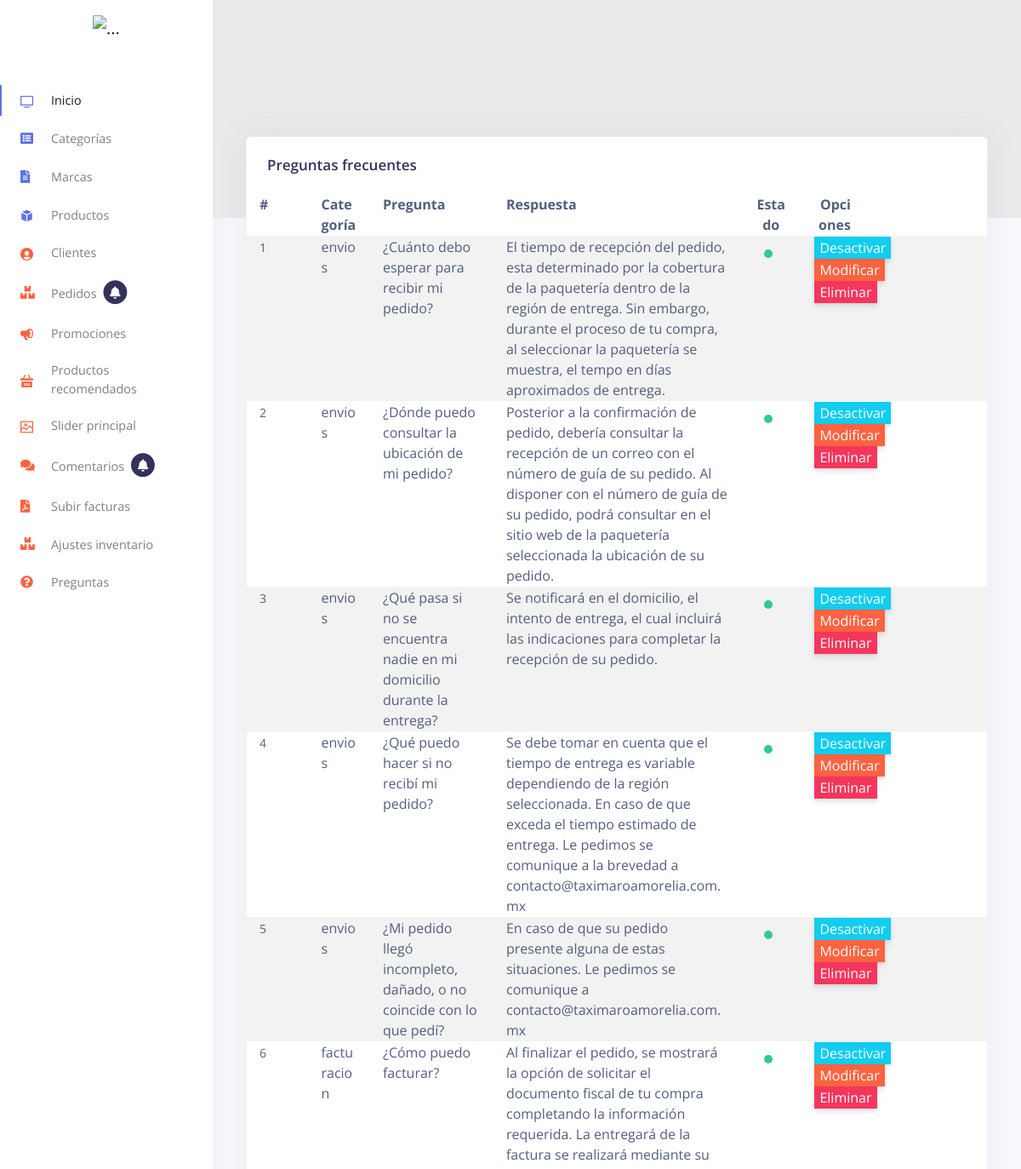
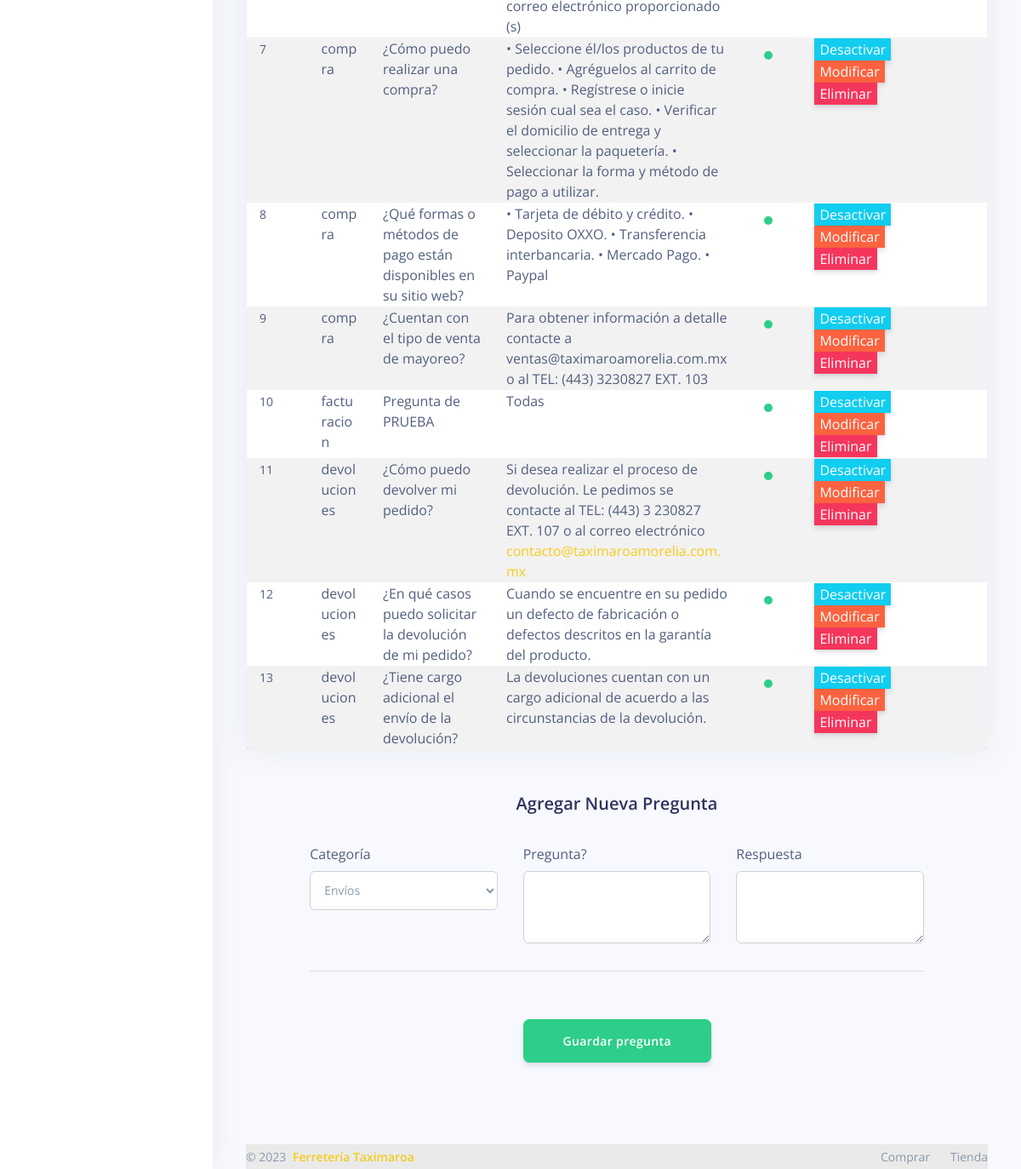
Page /preguntas.php on the committed database (2 pictures, top to bottom).
### tables this page shows
CREATE TABLE `preguntas_frecuentes` (
  `id` int(8) NOT NULL,
  `categoria` varchar(15) NOT NULL,
  `pregunta` varchar(100) NOT NULL,
  `respuesta` text NOT NULL,
  `estado` int(1) DEFAULT 1
);

### preguntas.php (the view, shortened to what this page needs)
<!DOCTYPE html>
<html lang="es">
<head>
  <link href="assets/js/plugins/nucleo/css/nucleo.css" rel="stylesheet" />
  <link href="assets/js/plugins/@fortawesome/fontawesome-free/css/all.min.css" rel="stylesheet" />
  <link href="assets/css/argon-dashboard.css?v=1.1.0" rel="stylesheet" />
  <link rel="stylesheet" href="assets/css/general.css">
  <link rel="stylesheet" href="https://cdnjs.cloudflare.com/ajax/libs/limonte-sweetalert2/6.6.5/sweetalert2.css">
</head>
<body class="">
<?php require_once "menu/izquierdo.php" ?>
  <div class="main-content">
   <?php
          require_once "db.php";
   $preguntas = $con->query("SELECT * FROM preguntas_frecuentes");
 ?>
    <div class="header bg-gradient-primary pb-8 pt-5 pt-md-8">
    </div>
    <div class="container-fluid mt--7">
      <div class="row">
        <div class="col">
          <div class="card shadow">
            <div class="card-header border-0">
              <h3 class="mb-0">Preguntas frecuentes</h3>
            </div>
            <div class="table-responsive">
              <table class="table-striped">
                <thead class="thead-light">
                  <tr class="d-flex">
                    <th class="col-md-1">#</th>
                    <th class="col-md-1">Categoría</th>
                    <th class="col-md-2">Pregunta</th>
                    <th class="col-md-4">Respuesta</th>
                    <th scope="col" class="text-center col-md-1">Estado</th>
                    <th class="text-right col-md-1" scope="col">Opciones</th>
                  </tr>
                </thead>
                <tbody>
                  <?php while($rowpreguntas = $preguntas->fetch_object()){ ?>
                  <tr class="d-flex">
                        <td class="col-md-1">
                          <span class="mb-0 text-sm"><?php echo $rowpreguntas->id ?></span>
                        </td>
                    <td class="col-md-1">
                     <?php echo $rowpreguntas->categoria ?>
                    </td>
                    <td class="col-md-2" style="word-wrap: break-word;">
                      <?php echo $rowpreguntas->pregunta ?>
                    </td>
                    <td class="col-md-4" style="word-wrap: break-word;">
                      <?php echo $rowpreguntas->respuesta ?>
                    </td>
                    <td class="text-center col-md-1">
                      <?php if ($rowpreguntas->estado==1) {
                        $estado = "success";
                      }else{
                        $estado="danger";
                      } ?>
                      <span class="badge badge-lg badge-dot"><i class="bg-<?php echo $estado ?>"></i></span>
                    </td>
                    <td class="text-right col-md-1">
                      <button class="btn-xs btn-info" onclick="descativarPromocion(<?php echo $rowpreguntas->id ?>); return false;">Desactivar</button>
                      <button class="btn-xs btn-warning" onclick="modalModificarPromocion('<?php echo $rowpreguntas->promocion ?>','<?php echo $rowpreguntas->url ?>','<?php echo $rowpreguntas->imagen ?>','<?php echo $rowpreguntas->id ?>'); return false;">Modificar</button>
                      <button class="btn-xs btn-danger" onclick="eliminarPromocion(<?php echo $rowpreguntas->id ?>); return false;">Eliminar</button>
                    </td>
                  </tr>
                <?php } ?>
                </tbody>
              </table>
            </div>
          </div>
        </div>
      </div>
      <div class="row">
            <div class="col-1"></div>
            <div class="col-10">
            <br><br>
            <h2 class="text-center">Agregar Nueva Pregunta</h2>
            <br>
              <form id="formpromocion" class="form-horizontal" enctype="multipart/form-data" method="post"  action="guardar.php" >
                <div class="form-inputs">
                  <div class="row">
                    <div class="col-md-4">
                      <label>Categoría</label>
                      <select name="categoria" class="form-control" id="">
                        <option value="envios">Envíos</option>
                      </select>
                    </div>
                    <div class="col-md-4">
                      <label>Pregunta?</label>
                      <textarea id="pregunta" name="pregunta" class="form-control" cols="30" rows="3"></textarea>
                    </div>
                    <div class="col-md-4">
                      <label>Respuesta</label>
                      <textarea id="respuesta" name="respuesta" class="form-control" cols="30" rows="3"></textarea>
                    </div>
                  </div>
                 <hr>
                </div>
                <br>
                <div class="row">
                  <div class="col-md-4"></div>
                <div class="col-md-4">
                  <button type="submit" class="btn btn-success btn-block btn-lg mb15" type="button" id="guardarCategoria">Guardar pregunta</button><br><br><br><br>
                </div>
                </div>
              </form>
          </div>
      </div>
      <?php require_once "footer.php" ?>
    </div>
  </div>
</body>
</html>

### rows in the picture
preguntas_frecuentes: id "1", categoria "envios", pregunta "¿Cuánto debo esperar para recibir mi pedido?", respuesta "El tiempo de recepción del pedido, esta determinado por la cobertura de la paquetería dentro de la región de entrega. Sin embargo, durante el proceso de tu compra, al seleccionar la paquetería se muestra, el tempo en días aproximados de entrega.", estado 1 (drawn)
preguntas_frecuentes: id "2", categoria "envios", pregunta "¿Dónde puedo consultar la ubicación de mi pedido?", respuesta "Posterior a la confirmación de pedido, debería consultar la recepción de un correo con el número de guía de su pedido. Al disponer con el número de guía de su pedido, podrá consultar en el sitio web de la paquetería seleccionada la ubicación de su pedido.", estado 1 (drawn)
preguntas_frecuentes: id "3", categoria "envios", pregunta "¿Qué pasa si no se encuentra nadie en mi domicilio durante la entrega?", respuesta "Se notificará en el domicilio, el intento de entrega, el cual incluirá las indicaciones para completar la recepción de su pedido.", estado 1 (drawn)
preguntas_frecuentes: id "4", categoria "envios", pregunta "¿Qué puedo hacer si no recibí mi pedido?", respuesta "Se debe tomar en cuenta que el tiempo de entrega es variable dependiendo de la región seleccionada. En caso de que exceda el tiempo estimado de entrega. Le pedimos se comunique a la brevedad a contacto@taximaroamorelia.com.mx", estado 1 (drawn)
preguntas_frecuentes: id "5", categoria "envios", pregunta "¿Mi pedido llegó incompleto, dañado, o no coincide con lo que pedí?", respuesta "En caso de que su pedido presente alguna de estas situaciones. Le pedimos se comunique a contacto@taximaroamorelia.com.mx", estado 1 (drawn)
preguntas_frecuentes: id "6", categoria "facturacion", pregunta "¿Cómo puedo facturar?", respuesta "Al finalizar el pedido, se mostrará la opción de solicitar el documento fiscal de tu compra completando la información requerida. La entregará de la factura se realizará mediante su correo electrónico proporcionado (s)", estado 1 (drawn)
preguntas_frecuentes: id "7", categoria "compra", pregunta "¿Cómo puedo realizar una compra?", respuesta "• Seleccione él/los productos de tu pedido. • Agréguelos al carrito de compra. • Regístrese o inicie sesión cual sea el caso. • Verificar el domicilio de entrega y seleccionar la paquetería. • Seleccionar la forma y método de pago a utilizar.", estado 1 (drawn)
preguntas_frecuentes: id "8", categoria "compra", pregunta "¿Qué formas o métodos de pago están disponibles en su sitio web?", respuesta "• Tarjeta de débito y crédito. • Deposito OXXO. • Transferencia interbancaria. • Mercado Pago. • Paypal", estado 1 (drawn)
preguntas_frecuentes: id "9", categoria "compra", pregunta "¿Cuentan con el tipo de venta de mayoreo?", respuesta "Para obtener información a detalle contacte a ventas@taximaroamorelia.com.mx o al TEL: (443) 3230827 EXT. 103", estado 1 (drawn)
preguntas_frecuentes: id "10", categoria "facturacion", pregunta "Pregunta de PRUEBA", respuesta "Todas", estado 1 (drawn)
preguntas_frecuentes: id "11", categoria "devoluciones", pregunta "¿Cómo puedo devolver mi pedido?", respuesta "Si desea realizar el proceso de devolución. Le pedimos se contacte al TEL: (443) 3 230827 EXT. 107 o al correo electrónico contacto@taximaroamorelia.com.mx", estado 1 (drawn)
preguntas_frecuentes: id "12", categoria "devoluciones", pregunta "¿En qué casos puedo solicitar la devolución de mi pedido?", respuesta "Cuando se encuentre en su pedido un defecto de fabricación o defectos descritos en la garantía del producto.", estado 1 (drawn)
preguntas_frecuentes: id "13", categoria "devoluciones", pregunta "¿Tiene cargo adicional el envío de la devolución?", respuesta "La devoluciones cuentan con un cargo adicional de acuerdo a las circunstancias de la devolución.", estado 1 (drawn)
